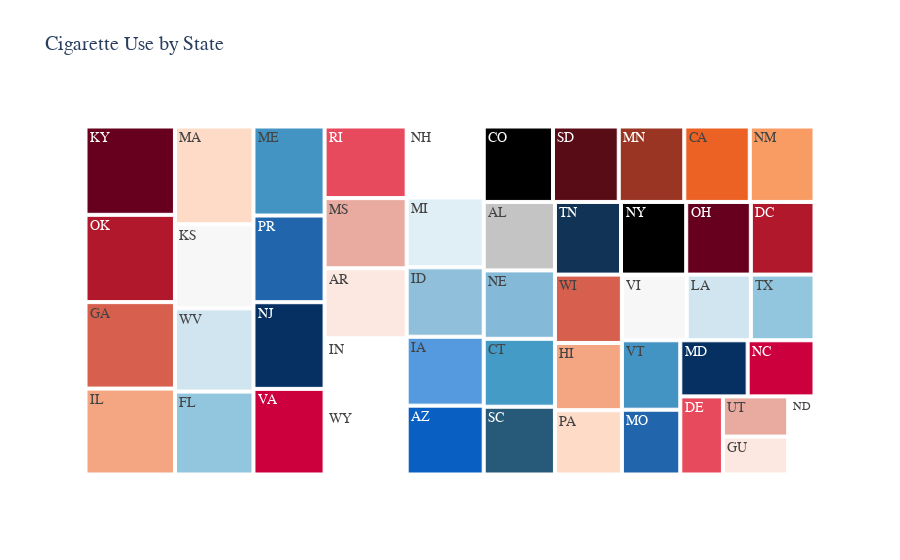

This figure's notebook cell:
### Code cell
#creating graph for Cigarette Use by state Monish

states = []

states = YTSCigaretteUsedf['LocationAbbr'].unique()
cigarette_use_state = YTSCigaretteUsedf.groupby('LocationAbbr')['DataValue'].mean()

df = pd.DataFrame({
    'State': states,
    'Cigarette Use': cigarette_use_state
})

fig = px.treemap(df, path=['State'], values='Cigarette Use',
                 title='Cigarette Use by State',
                 color_discrete_sequence=px.colors.sequential.RdBu)

fig.update_layout(
    font=dict(family='Arial', size=14),
    hoverlabel=dict(font=dict(family='Arial', size=12))
)

fig.show()

### Figure 1 — Plotly figure (JSON) as saved in the notebook; plotly's stock layout.template omitted (floating-point values rounded to 4 significant figures)
{"data": [{"branchvalues": "total", "domain": {"x": [0, 1], "y": [0, 1]}, "hovertemplate": "labels=%{label}<br>Cigarette Use=%{value}<br>parent=%{parent}<br>id=%{id}<extra></extra>", "ids": ["AL", "AR", "AZ", "CA", "CO", "CT", "DC", "DE", "FL", "GA", "GU", "HI", "IA", "ID", "IL", "IN", "KS", "KY", "LA", "MA", "MD", "ME", "MI", "MN", "MO", "MS", "NC", "ND", "NE", "NH", "NJ", "NM", "NY", "OH", "OK", "PA", "PR", "RI", "SC", "SD", "TN", "TX", "UT", "VA", "VI", "VT", "WI", "WV", "WY"], "labels": ["AL", "AR", "AZ", "CA", "CO", "CT", "DC", "DE", "FL", "GA", "GU", "HI", "IA", "ID", "IL", "IN", "KS", "KY", "LA", "MA", "MD", "ME", "MI", "MN", "MO", "MS", "NC", "ND", "NE", "NH", "NJ", "NM", "NY", "OH", "OK", "PA", "PR", "RI", "SC", "SD", "TN", "TX", "UT", "VA", "VI", "VT", "WI", "WV", "WY"], "name": "", "parents": ["", "", "", "", "", "", "", "", "", "", "", "", "", "", "", "", "", "", "", "", "", "", "", "", "", "", "", "", "", "", "", "", "", "", "", "", "", "", "", "", "", "", "", "", "", "", "", "", ""], "type": "treemap", "values": [17.35, 20.44, 18.89, 17.58, 18.6, 17.21, 16.46, 11.86, 23.17, 27.53, 8.807, 16.02, 18.91, 19.05, 27.37, 20.26, 23.51, 28.13, 15.0, 27.32, 13.46, 22.54, 19.17, 17.61, 13.47, 20.51, 13.35, 7.311, 17.34, 19.46, 21.94, 17.39, 16.86, 16.72, 27.8, 15.32, 21.94, 20.93, 17.18, 17.67, 17.09, 14.88, 9.342, 21.68, 15.15, 14.44, 16.29, 23.26, 19.55]}], "layout": {"font": {"family": "Arial", "size": 14}, "hoverlabel": {"font": {"family": "Arial", "size": 12}}, "legend": {"tracegroupgap": 0}, "title": {"text": "Cigarette Use by State"}, "treemapcolorway": ["rgb(103,0,31)", "rgb(178,24,43)", "rgb(214,96,77)", "rgb(244,165,130)", "rgb(253,219,199)", "rgb(247,247,247)", "rgb(209,229,240)", "rgb(146,197,222)", "rgb(67,147,195)", "rgb(33,102,172)", "rgb(5,48,97)"]}}
